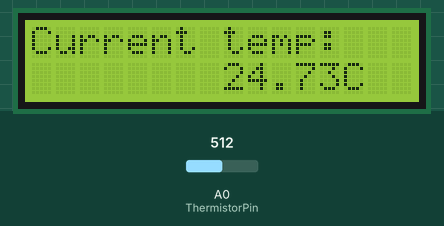
Simulated run of this sketch. Board: Arduino Uno, built with avr-gcc and run on an emulated ATmega328P. On the bench: 16×2 character LCD. The test bench sets the inputs (shaded band); at power-on: A0 (ThermistorPin) = 512.

Above: at 1.2 s.
1.3 s: A0 (ThermistorPin) set to 373
At 2.7 s:
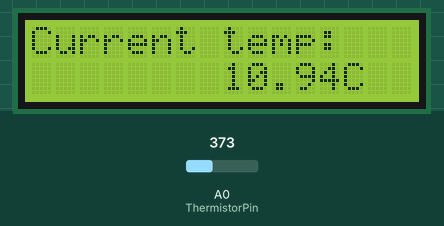
3.1 s: A0 (ThermistorPin) set to 355
At 3.4 s:
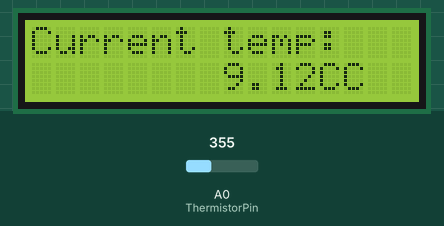
4.6 s: A0 (ThermistorPin) set to 306
At 5.2 s:
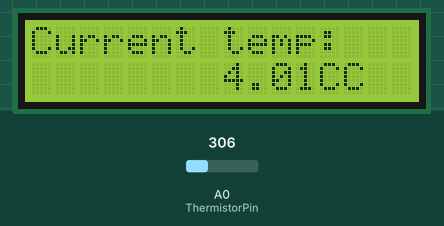
Timing chart, 0 to 7.6 s (numbered marks = the images above; inputs shaded):
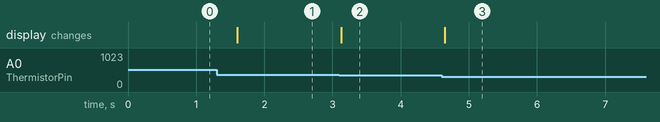

The sketch:

tempLCD.ino
```cpp
/*
Termistor based temperature monitor with LCD display.
Requires:
- LCD display (ground, 5v, A4, A5)
- Termistor
- Resistor (10k)
Cicle: in -> termistor, out -> A0 , out -> 10k resistor, 10k resistor -> grnd)

*/

#include <Wire.h>
#include <LCD.h>
#include <LiquidCrystal_I2C.h>


int ThermistorPin = 0;
int Vo;
float R1 = 10000;
float logR2, R2, T;
float c1 = 1.009249522e-03, c2 = 2.378405444e-04, c3 = 2.019202697e-07;

// The LCD constructor - address shown is 0x27 - may or may not be correct for yours
// Also based on YWRobot LCM1602 IIC V1
LiquidCrystal_I2C lcd(0x27, 2, 1, 0, 4, 5, 6, 7, 3, POSITIVE);

void setup()
{

  lcd.begin(16,2); // sixteen characters across - 2 lines
  lcd.backlight();
  // first character - 1st line
  lcd.setCursor(0,0);
  lcd.print("Current temp:");

}


void loop()
{
  Vo = analogRead(ThermistorPin);
  // convert voltage to Kelvin and then subtract to get C
  R2 = R1 * (1023.0 / (float)Vo - 1.0);
  logR2 = log(R2);
  T = (1.0 / (c1 + c2*logR2 + c3*logR2*logR2*logR2));
  T = T - 273.15;

  // on 2nd line print temperature in far right
  // 8th character - 2nd line
  lcd.setCursor(8,1);
  lcd.print(T); lcd.print("C");
  delay(500);

}
```

Measured:
- the behaviour switches between 364 and 363 on A0 (ThermistorPin) (found by bisection; images 1 and 2)
- after the input at 1.3 s, the display: changes after 0.31 s (image 1)
- after the input at 3.1 s, the display: changes at once (image 2)
- after the input at 4.6 s, the display: changes at once (image 3)
